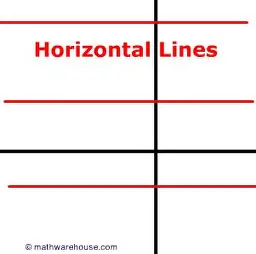
#> input picture Cnn/Lines.png, 256 x 254 px
$ python edge.py
#> lines starting #> are read from the running program, lines starting #| are printed output that depends on the picture
import cv2 as cv
import numpy as np
import matplotlib.pyplot as plt

# Read image
img = cv.imread("Lines.png")        #Cat
#> img is the input picture: shape (254, 256, 3); mean B, G, R 235.2, 235.2, 244.1

if img is None:
    print("Image not found!")
    exit()

gray = cv.cvtColor(img, cv.COLOR_BGR2GRAY)
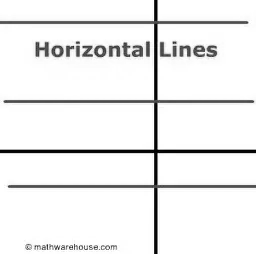
#> gray: shape (254, 256); min 0, max 255, mean 237.9

# -------- Sobel Kernels --------
sobel_x = np.array([
    [-1, 0, 1],
    [-2, 0, 2],
    [-1, 0, 1]
], dtype=np.float32)

sobel_y = np.array([
    [-1, -2, -1],
    [ 0,  0,  0],
    [ 1,  2,  1]
], dtype=np.float32)

# -------- Apply Convolution --------
grad_x = cv.filter2D(gray, cv.CV_32F, sobel_x)
grad_y = cv.filter2D(gray, cv.CV_32F, sobel_y)
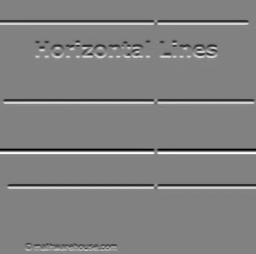
#> grad_y: shape (254, 256) float32; min -1016, max 984, mean 0; drawn with min black and max white

# Convert to absolute values
grad_x = np.absolute(grad_x)
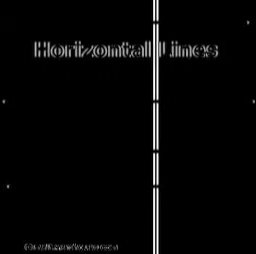
#> grad_x: shape (254, 256) float32; min 0, max 1020, mean 26.9; drawn with min black and max white
grad_y = np.absolute(grad_y)
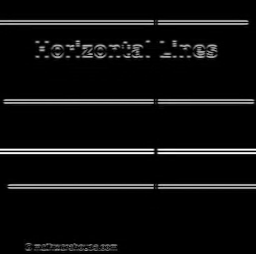
#> grad_y: shape (254, 256) float32; min 0, max 1016, mean 57.2; drawn with min black and max white

grad_x = np.uint8(grad_x)
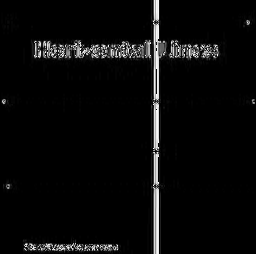
#> grad_x: shape (254, 256); min 0, max 255, mean 9.6
grad_y = np.uint8(grad_y)
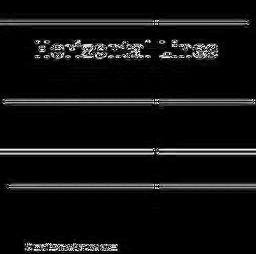
#> grad_y: shape (254, 256); min 0, max 255, mean 16.6

# -------- Combine Both --------
combined_edges = cv.addWeighted(grad_x, 0.5, grad_y, 0.5, 0)
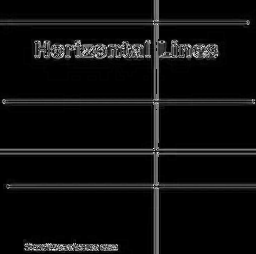
#> combined_edges: shape (254, 256); min 0, max 253, mean 13.1

# -------- Display Results --------
plt.figure(figsize=(12,5))

plt.subplot(1,3,1)
plt.title("Vertical Edges (Sobel X)")
plt.imshow(grad_x, cmap="gray")
plt.axis("off")

plt.subplot(1,3,2)
plt.title("Horizontal Edges (Sobel Y)")
plt.imshow(grad_y, cmap="gray")
plt.axis("off")

plt.subplot(1,3,3)
plt.title("Combined Edges")
plt.imshow(combined_edges, cmap="gray")
plt.axis("off")

plt.tight_layout()
plt.show()
